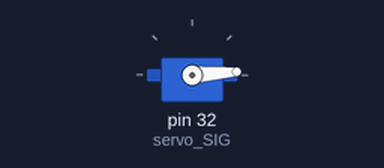
Recording of a program running on a simulated Raspberry Pi (header pin numbers). Parts: servo. Servo angles are drawn from the pulse width (0.5 ms = 0°, 2.5 ms = 180°); what the program prints to the terminal is not drawn.

Above: at 2.05 s.
At 2.95 s:
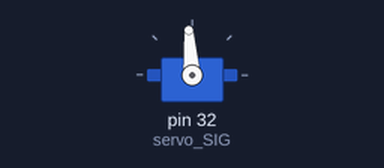
At 3.85 s:
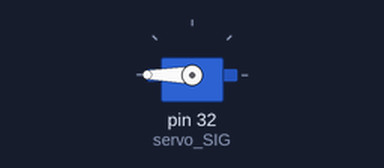
At 5.65 s:
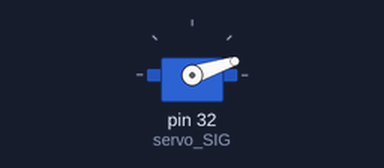
Timing chart, 0 to 7.2 s (numbered marks = the images above):
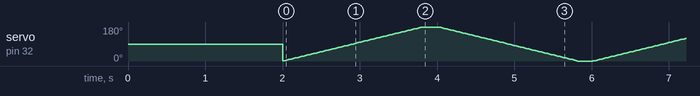

The program:

servo_PWM_GPIO.py
```python
#!/usr/bin/python
# coding:utf-8
#servo_PWM_GPIO.py
# Raspberry Pi GPIO controls the external servo to swing back and forth, the angle range is 0~180°, and the cycle is 4 seconds.
try:
     import RPi.GPIO as GPIO
except RuntimeError:
     print("Error importing RPi.GPIO! This is probably because you need superuser privileges."
           "You can achieve this by using 'sudo' to run your script")
import time


def servo_map(before_value, before_range_min, before_range_max, after_range_min, after_range_max):
     """
     Function: Map a range of values to another range of values
     Parameters: a certain value in the original range, the minimum value in the original range, the maximum value in the original range, the minimum value in the transformed range, and the maximum value in the transformed range
     Return: the transformed range corresponds to a certain value
     """
     percent = (before_value - before_range_min) / (before_range_max - before_range_min)
     after_value = after_range_min + percent * (after_range_max - after_range_min)
     return after_value


GPIO.setmode(GPIO.BOARD) # Initialize GPIO pin coding mode
servo_SIG = 32
servo_VCC = 4
servo_GND = 6
servo_freq = 50
servo_time = 0.01
servo_width_min = 2.5
servo_width_max = 12.5
# servo_degree_div =servo_width_max - servo_width_min)/180
GPIO.setup(servo_SIG, GPIO.OUT)
# If you need to ignore pin multiplexing warnings, please call GPIO.setwarnings(False)
# GPIO. setwarnings(False)
servo = GPIO.PWM(servo_SIG, servo_freq) # signal pin=servo_SIG frequency=servo_freq in HZ
servo.start(0)
servo.ChangeDutyCycle((servo_width_min+servo_width_max)/2) # Return to the center position of the servo
print('The preset is completed, and it will start to swing after two seconds')
time. sleep(2)
try: # try and except are a fixed combination, used to capture whether the user presses ctrl+C to terminate the program during execution
     while 1:
         for dc in range(1, 181, 1):
             dc_trans = servo_map(dc, 0, 180, servo_width_min, servo_width_max)
             servo. ChangeDutyCycle(dc_trans)
             # print(dc_trans)
             time. sleep(servo_time)
         time. sleep(0.2)
         for dc in range(180, -1, -1):
             dc_trans = servo_map(dc, 0, 180, servo_width_min, servo_width_max)
             servo. ChangeDutyCycle(dc_trans)
             # print(dc_trans)
             time. sleep(servo_time)
         time. sleep(0.2)
except KeyboardInterrupt:
     pass
servo.stop() # stop pwm
GPIO.cleanup() # Clean up GPIO pins
```
